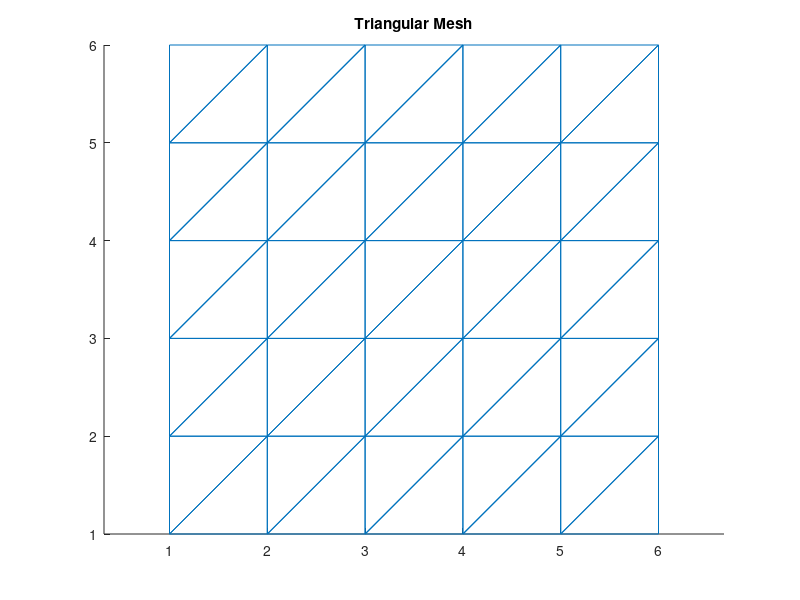

Source code (MATLAB):
% a program to create a structured mesh on a rectangular object, when given
% the length of the sides and the number of mesh seeds on the horizontal
% and vertical sides.

%%
% this portion obtains input from the user
% the horizontal length of the rectangle is "L" and the vertical width is "W" 
% the horizontal seed is "U" and the vertical seed is "V"

L = input('Length of rectangle = ');
W = input('Width of rectangle = ');
U = input('Horizontal mesh seed = ');
V = input('Vertical mesh seed = ');

%%
% instantiate a vector x and y which is gotten by dividing L by U and W by
% V

x = 1: (L/U) : (L+1);
y = 1: (W/V) : (W+1);

%%
% a meshgrid is generated, this is in turn used to create an array of nodal
% coordinates for all the nodes in the mesh

[Y, X] = meshgrid(y,x);
XT = X';
YT = Y';
P = [X(:), Y(:)];

%%
% the triangles are then formed by assigning the appropriate nodes to each
% triangle, note that the nodes are assigned in the clockwise direction

% generate an array with the same physical structure as the elements and
% also with the same nodal numberings

A = zeros((V+1),(U+1));
a = 1:(U+1);
for n = 0:V
    A(n+1,:) = a+(n*(U+1))*ones(1,(U+1));
end

% determine the nodes associated to each triangle

tri = zeros((U*V*2), 3);
c = 1;
for i = 1:V
    for j = 1:U
        n1 = A(i,j);
        n2 = A(i, j+1);
        n3 = A(i+1, j+1);
        n4 = A(i+1, j);
                
        tri(c,:) = [n1 n2 n3];
        c = c+1;
        tri(c,:) = [n3 n4 n1];
        c = c+1;
    end
end

figure(1);
axis equal;
hold on
title('Triangular Mesh');
trimesh(tri, P(:,1), P(:,2));
hold off

%%
% display the results of the meshing computation
disp(' the array of nodal coordinates is displayed below');
disp('nodenumber    nodal coordinates x y');
 P
disp(' the array of element nodes are displayed below');
disp(' element number    associated nodes');
tri

%%
% this determines the nodes on the four sides of the element
disp('bottom face =')
bottomface = 1: (U+1)
disp('right face = ')
rightface = (U+1):(U+1):((U+1)*(V+1))
disp('top face = ')
topface = ((U+1)*V)+1:((U+1)*(V+1))
disp('left face = ')
leftface = 1:(U+1):(((U+1)*V)+1)
